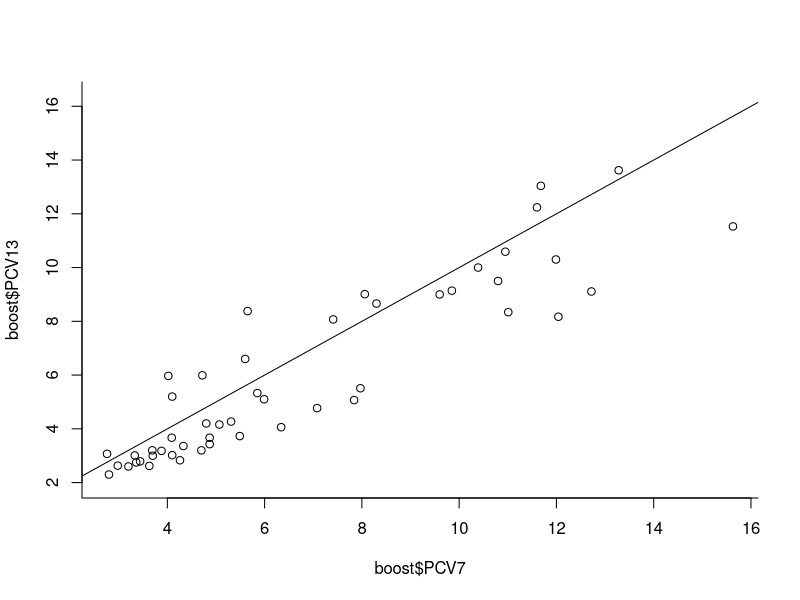
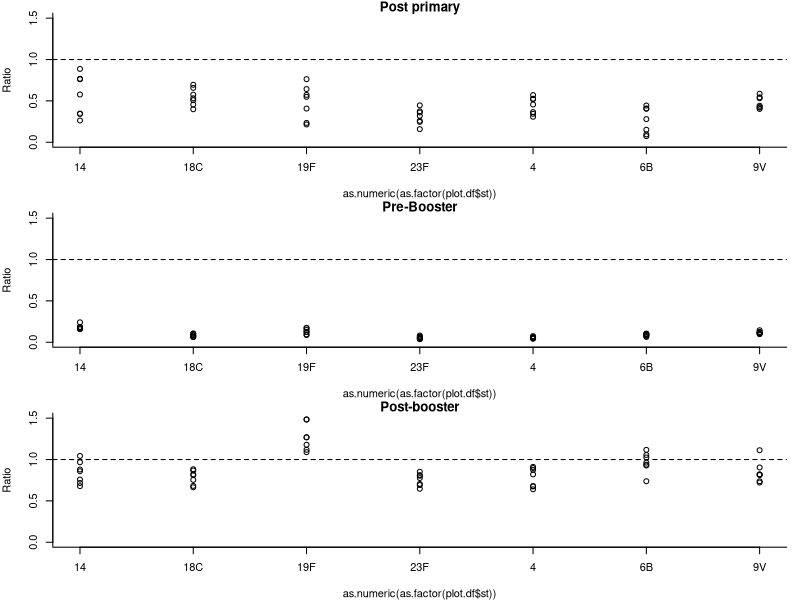
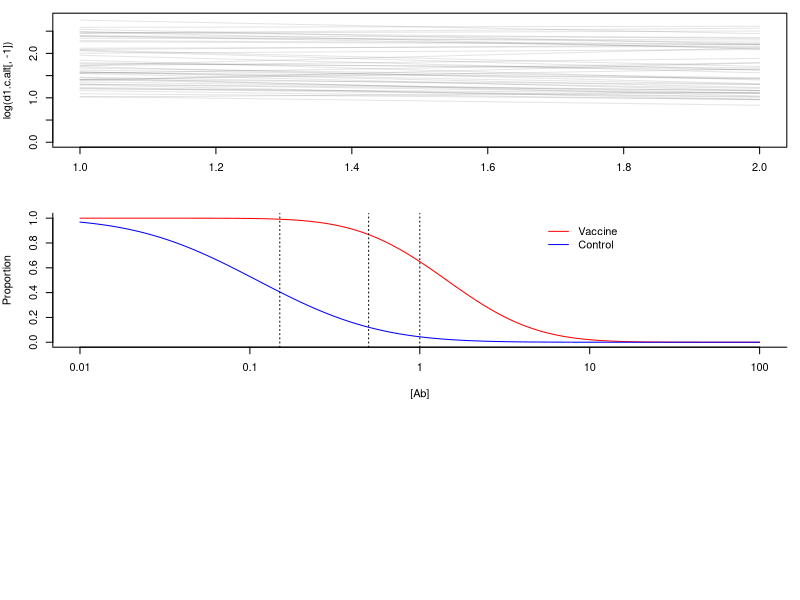
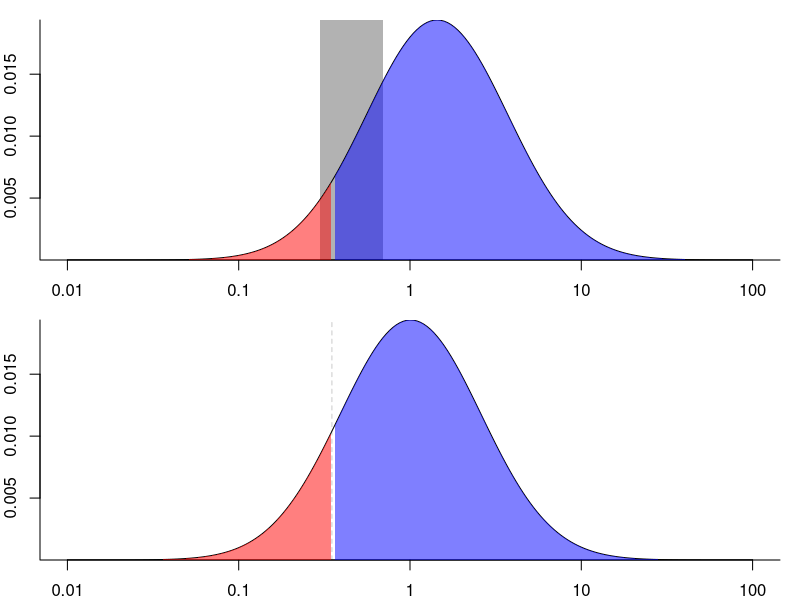
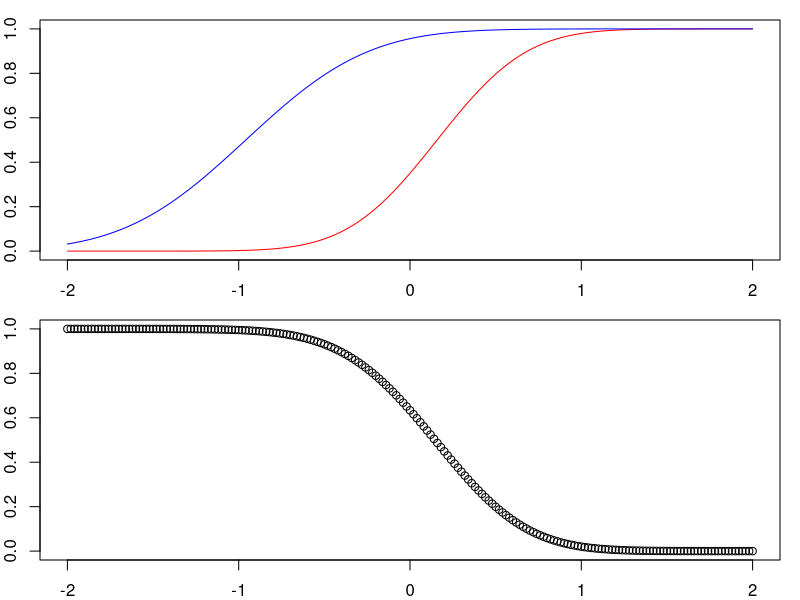
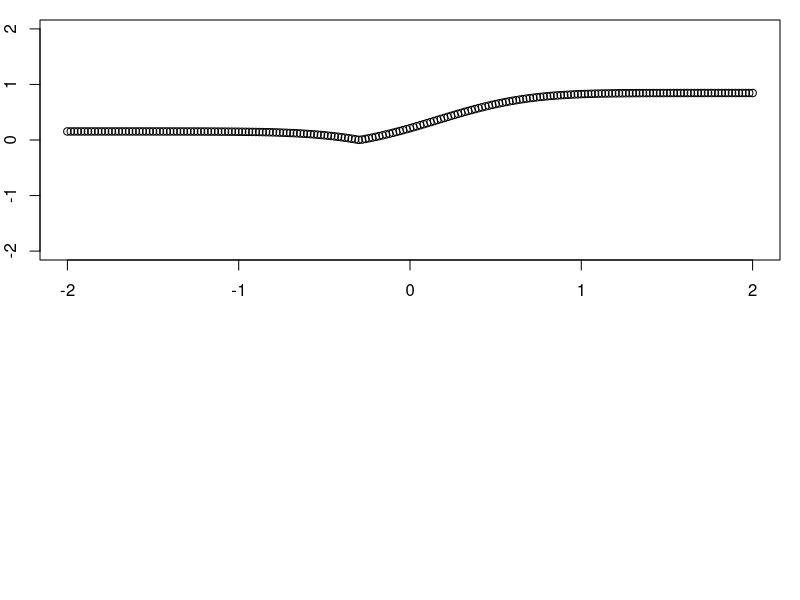

Here is the R script that generated these plots, in order: (Note: this script raises an error after producing the figures.)
## ---- chunk 1
knitr::opts_chunk$set(echo = TRUE)
library(readxl)
library(reshape2)
## ---- chunk 2
pcv7sts <- c('4','6B','9V','14','18C','19F','23F')
d1 <- read_excel("./Data/IgGGMCs.xlsx")
names(d1)[1] <- 'vax'
d1$timepoint_dose_weeks <- NULL
d1.m <- melt(d1, id.vars=c('vax','Dose','Trial'))
d1.m$variable <- gsub('serotype', '', d1.m$variable)
d1.m <- d1.m[d1.m$variable %in% pcv7sts ,]
d1.c <- acast(d1.m, vax~Dose~Trial+variable)

boost <- as.data.frame(t(d1.c[,'Booster',]))

## ---- chunk 3
plot(boost$PCV7, boost$PCV13, bty='l')
abline(a=0, b=1)
## ---- chunk 4

post.prim <- as.data.frame(t(d1.c[,'3rddoseP',]))
post.prim <- post.prim[!is.na(post.prim$PCV7) & !is.na(post.prim$PCV13),]

#prim2 <- as.data.frame(t(d1.c[,'2nddoseP',]))
#prim2 <- prim2[!is.na(prim2$PCV7) & !is.na(prim2$PCV13),]

pre.boost <- as.data.frame(t(d1.c[,'preBooster',]))
pre.boost <- pre.boost[!is.na(pre.boost$PCV7) & !is.na(pre.boost$PCV13),]

## ---- chunk 5
par(mfrow=c(3,1), mar=c(4,4,1,1))
all.ds <- list( 'post.prim'=post.prim,'pre.boost'=pre.boost, 'boost'=boost)
ds.labels= c('Post primary','Pre-Booster','Post-booster')

for(i in 1:length(all.ds)){
  ds <- all.ds[[i]]
ratio <- ds$PCV13/boost$PCV7
study <- gsub( "_.*$", "", rownames(ds) )
st <- gsub( ".*_", "", rownames(ds) )

plot.df <- cbind.data.frame(ratio, study, st)

plot(as.numeric(as.factor(plot.df$st)), plot.df$ratio, xaxt='n', bty='l', ylab='Ratio', main=ds.labels[i] , ylim=c(0,1.5))
axis (side=1, at=c(1:length(unique(plot.df$st))), labels=unique(plot.df$st) )
abline(h=1, lty=2)
}

## ---- chunk 6

## ---- chunk 7
d1.m.boost <- d1.m[d1.m$Dose=='Booster',]
d1.c.alt <- dcast(d1.m.boost, vax~Trial+variable)

d1.c.alt$vax.d <- 0
d1.c.alt$vax.d[d1.c.alt$vax=='PCV13'] <- 1
d1.c.alt <- d1.c.alt[c(2,1),]

matplot(log(d1.c.alt[,-1]), type='l', col=rgb(0,0,0,alpha=0.1), lty=1)

## ---- chunk 8

#Northern California pooled serotypes; serotype 19F

N.trial=c(190,189)
ab <- list('vax'=c(1.44, 1.26,1.65),
'unvax'=c(0.11, 0.09, 0.13))

ab <- lapply(ab, function(x) x*1)

# ab <- list('vax'=c(2.54,2.13, 3.02),
# 'unvax'=c(0.03, 0.02, 0.03)) 

correlates.func <- function(ab1, N.people, efficacy=0.846, corr.prot=0.35){
    ab.se <- lapply(ab1, function(x){
      se.est.l <- (log10(x[1])-log10(x[2])) /1.96
      se.est.u <- (log10(x[3])-log10(x[1]))/1.96
      log10.se.est <- mean(c(se.est.u,se.est.l))
      log10.sd.est <- log10.se.est*sqrt(N.people[1])
      
      return(c('mean'=x[1], 'log.mean'=log10(x[1]),'log.se'=log10.se.est,'log.sd'=log10.sd.est))
    })
    
    
    #plot(df1$conc, df1$prop)
    
    xvals <- 10^(seq(-2,2, by=0.02))
    cum.vax <- 1 - pnorm(log10(xvals), ab.se$vax['log.mean'], ab.se$vax['log.sd'])
    cum.unvax <- 1 - pnorm(log10(xvals), ab.se$unvax['log.mean'], ab.se$unvax['log.sd'])
    
    pct.protected <-1 - pnorm(log10(corr.prot), ab.se$vax['log.mean'], ab.se$vax['log.sd'])

        dens1 <- dnorm(log10(xvals), ab.se$vax['log.mean'], ab.se$vax['log.sd'])
        dens1 <- dens1/sum(dens1)
        
                dens2 <- dnorm(log10(xvals), ab.se$vax['log.mean']+log10(0.7), ab.se$vax['log.sd'])
        dens2 <- dens2/sum(dens2)

        
    #Compare to Fig 2 in Black, PIDJ
    plot(log10(xvals), cum.vax, type='l', col='red', xaxt='n',xlab='[Ab]', ylab='Proportion', bty='l')
    points(log10(xvals), cum.unvax, type='l', col='blue')
    abline(v=log10(c(0.15,0.5,1.0)), lty=3)
    axis(side=1, at=log10(c(0.01,0.1,1,10,100)), c(0.01,0.1,1,10,100))
    legend(x=0.7, y=1, legend=c('Vaccine','Control'),lty=1, col=c('red','blue'), bty='n')
    
#Histogram   
    par(mfrow=c(2,1), mar=c(2,2,1,1))
    plot(log10(xvals), dens1,xaxt='n',xlab='[Ab]', 
         ylab='Proportion', bty='l', type='l', yaxs="i")
        axis(side=1, at=log10(c(0.01,0.1,1,10,100)),
             c(0.01,0.1,1,10,100))
     # abline(v=log10(0.35), lty=2, col=rgb(0,0,0,alpha=0.2))  
      polygon( log10(c(0.3,0.3, 0.7,0.7)), 
               c( 0,1, 1,0) ,
               col=rgb(0,0,0,alpha=0.3), 
               border=NA )
      shadex <- log10(xvals)[log10(xvals)<log10(0.35)]
      shadex2 <- log10(xvals)[log10(xvals)>=log10(0.35)]

            polygon(c(shadex, rev(shadex)), c(dens1[1:length(shadex)], 
                                        rep(0, length(shadex)) ),
                    col=rgb(1,0,0,alpha=0.5), border=NA  )
                        polygon(c(shadex2, rev(shadex2)),
                                               c(dens1[(length(shadex)+1):(length(dens1))], 
                                        rep(0, length(shadex2)) ),
                    col=rgb(0,0,1,alpha=0.5), border=NA  )
                        
      #add 2nd
    plot(log10(xvals), dens2,xaxt='n',xlab='[Ab]', 
         ylab='Proportion', bty='l', type='l', yaxs="i")
        axis(side=1, at=log10(c(0.01,0.1,1,10,100)),
             c(0.01,0.1,1,10,100))
      abline(v=log10(0.35), lty=2, col=rgb(0,0,0,alpha=0.2))  
  polygon(c(shadex, rev(shadex)), c(dens2[1:length(shadex)], 
                                        rep(0, length(shadex)) ),
                    col=rgb(1,0,0,alpha=0.5), border=NA  )
                        polygon(c(shadex2, rev(shadex2)),
                                               c(dens2[(length(shadex)+1):(length(dens2))], 
                                        rep(0, length(shadex2)) ),
                    col=rgb(0,0,1,alpha=0.5), border=NA  )
     
      #INSTEAD DO viOILIN
  #     p.ds1 <- cbind.data.frame('vax'='PCV13','val'=rnorm(10000,ab.se$vax['log.mean'], ab.se$vax['log.sd']))
  #     p.ds2 <- cbind.data.frame('vax'='PCV20','val'=rnorm(10000,ab.se$vax['log.mean']+log10(0.5), ab.se$vax['log.sd']))
  #     p.ds.c <- rbind.data.frame(p.ds1, p.ds2)
  #     p.ds.c$vax <- as.factor(p.ds.c$vax)
  #     p.ds.c.top <- p.ds.c[p.ds.c$val>log10(0.35),]
  #     p.ds.c.bottom <- p.ds.c[p.ds.c$val<=log10(0.35),]
  #     
  #     p <- ggplot(p.ds.c.top, aes(x=vax, y=val, fill=vax)) + 
  # geom_violin(trim=T, adjust=2)+
  # geom_violin(data=p.ds.c.bottom,trim=T, adjust=2)+
  #               theme_classic()
  #      
    
    #or invert
    plot(log10(xvals), 1-cum.vax, type='l', col='red')
    points(log10(xvals), 1-cum.unvax, type='l', col='blue')
    
    
    ratio1 <- 1-(1-cum.vax) / (1-cum.unvax)
    plot(log10(xvals), ratio1)
    
    ve <- efficacy
    plot(log10(xvals),abs(ratio1-ve), ylim=c(-2,2))
    xvals[which(min(abs(ratio1-ve), na.rm=T )==abs(ratio1-ve))]

    return(pct.protected)
    
    
}

d1 <- correlates.func(ab1=ab, N.people = N.trial[1],corr.prot=0.35)
d1

## ---- chunk 9
#Serotype 1 CAPITA
#https://academic.oup.com/cid/article/65/5/787/3920608#96465713
#N=393
#base.titers <- c(10, 9.7,10.6) 
#titer30d <- c(107, 90.9,126) 

titers <- list('unvax'=base.titers, 'vax'=titer30d)
ab.sd <- lapply(titers, function(x){
      sd.est.l <- (log10(x[1])-log10(x[2])) /1.96
      sd.est.u <- (log10(x[3])-log10(x[1]))/1.96
      log10.sd.est <- mean(c(sd.est.u,sd.est.l))
      return(c('mean'=x[1], 'log.mean'=log10(x[1]),'log.sd'=log10.sd.est))
    })

xvals <- 10^(seq(0,4, by=0.02))
    cum.vax <- 1 - pnorm(log10(xvals), ab.sd$vax['log.mean'], ab.sd$vax['log.sd'])
    cum.unvax <- 1 - pnorm(log10(xvals), ab.sd$unvax['log.mean'], ab.sd$unvax['log.sd'])

    plot(log10(xvals), cum.vax, type='l', col='red', xaxt='n')
    points(log10(xvals), cum.unvax, type='l', col='blue')
    abline(v=log10(c(0.15,0.5,1.0)), lty=3)
    axis(side=1, at=log10(c(0.01,0.1,1,10,100)), c(0.01,0.1,1,10,100))
    
    
